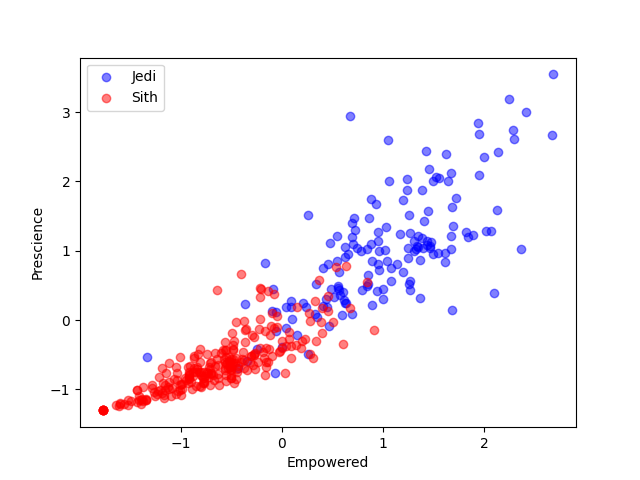

Source code (Python):
import pandas as pd
from sklearn.preprocessing import StandardScaler
import matplotlib.pyplot as plt


def load(path: str) -> pd.DataFrame:
    try:
        df = pd.read_csv(path)
        return df
    except Exception as e:
        print(f"Error: {e}")
        return None


if __name__ == "__main__":
    df_train = load("../Train_knight.csv")
    df_test = load("../Test_knight.csv")

    scaler = StandardScaler()
    Y_train = df_train["knight"]
    X_train = df_train.drop(columns=["knight"])
    X_test = df_test

    X_train_std = pd.DataFrame(
        scaler.fit_transform(X_train),
        columns=X_train.columns,
        )

    X_test_std = pd.DataFrame(
        scaler.transform(X_test),
        columns=X_test.columns,
        )
    print("BEFORE:")
    print(X_train.head())
    print("\nAFTER:")
    print(X_train_std.head())

    jedi = (Y_train == "Jedi")
    sith = (Y_train == "Sith")
    plt.scatter(X_train_std.loc[jedi, 'Empowered'],
                X_train_std.loc[jedi, 'Prescience'],
                alpha=0.5, c='blue', label="Jedi")
    plt.scatter(X_train_std.loc[sith, 'Empowered'],
                X_train_std.loc[sith, 'Prescience'],
                alpha=0.5, c='red', label="Sith")
    plt.xlabel("Empowered")
    plt.ylabel("Prescience")
    plt.legend()
    plt.savefig("standardization.png")
